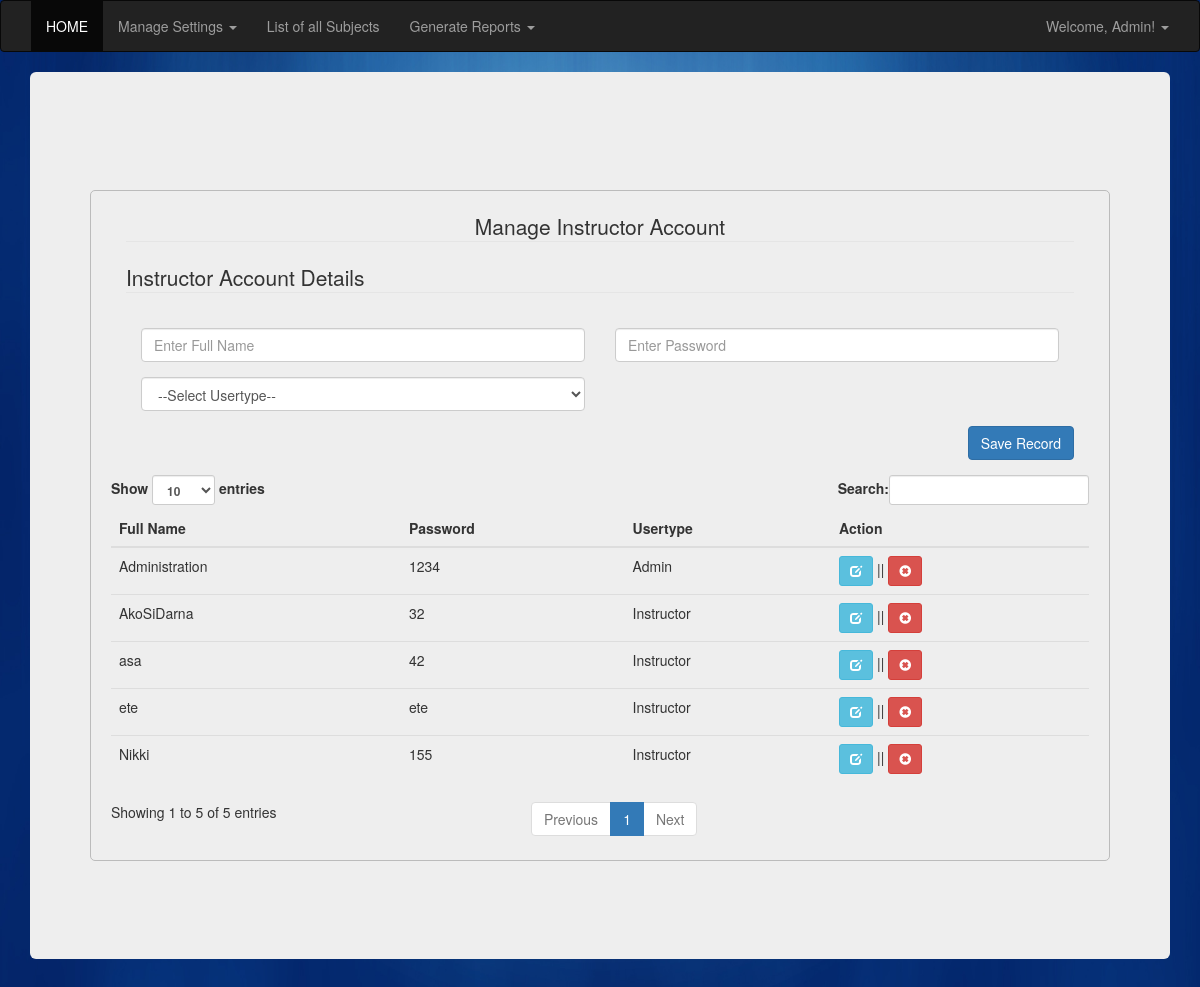
The app's page /manageinstructor.php (signed in) with its own data.
### tables this page shows
CREATE TABLE IF NOT EXISTS `usertable` (
  `UserID` int(12) NOT NULL AUTO_INCREMENT,
  `username` varchar(225) NOT NULL,
  `password` varchar(255) NOT NULL,
  `fullname` varchar(255) NOT NULL,
  `usertype` varchar(45) NOT NULL,
  PRIMARY KEY (`UserID`)
);

### server.php (called while the page is built, shortened)
<?php
		$password = "";
		$fullname = "";
		$usertype = "";
		$edit_state = false;
?>

### manageinstructor.php (the view, shortened to what this page needs)
<?php
include('server.php');
include('nav.php');
 ?>
<div class="container">
  <div class="jumbotron">
<br>
 <form method="POST" action="server.php">
<div class="container">
        <div class="row">
            <div class="col-md-12 col-md-offset-13">
                    <legend class="text-center">Manage Instructor Account</legend>
                    <fieldset>
                        <legend>Instructor Account Details</legend>
                        <div class="form-group col-md-6">
                        <input type="text" name="fullname" class="form-control"  placeholder="Enter Full Name"  value="<?php echo $fullname; ?>" required>
                        </div>
                        <div class="form-group col-md-6">
                            <input type="Password" name="password" class="form-control"  placeholder="Enter Password"  value="<?php echo $password; ?>" required>
                        </div>
                        <div class="form-group col-md-6">
                         <select class="form-control" name="usertype"  value="<?php echo $usertype; ?>" required>
                        <option selected hidden>--Select Usertype--</option>
                          </select>
                        </div>
                    </fieldset>
    <div class="form-group pull-right">
              <?php if($edit_state == false): ?>
                   <button type="submit" name="save" class="btn btn-primary">Save Record</button>
          <?php else: ?>
                   <button type="submit" name="update" class="btn btn-primary">Update Record</button>
          <?php endif ?>
    </div>
    </div>
        </form>
<table class="table table-hover">
  <thead>
    <tr>
      <th>Full Name</th>
      <th>Password</th>
      <th>Usertype</th>
      <th>Action</th>
    </tr>
  </thead>
<tbody>
    <?php
    $conn = mysqli_connect('localhost','root','','info_db');
    $result = mysqli_query($conn, "SELECT * FROM usertable ORDER BY UserID DESC");
    while ($row = mysqli_fetch_assoc($result)):
    ?>
  <tr>
    <td><?php echo $row['fullname'] ?></td>
    <td><?php echo $row['password'] ?></td>
    <td><?php echo $row['usertype'] ?></td>
      <td>
                     <a class="btn btn-info btn-sm" href="manageinstructor.php?edit=<?php echo $row['UserID']; ?>"><span class="glyphicon glyphicon-edit"></a> ||
                     <a class="btn btn-danger btn-sm" href="server.php?del=<?php echo $row['UserID']; ?>"><span class="glyphicon glyphicon-remove-sign"></a>
                  </td>
  </tr>
<?php endwhile; ?>
</tbody>
</table>

### css/serverstyle.css (style rules this page uses)
body { background:url('../img/background.jpg') no-repeat center center fixed; width: 100%; height: 400px; background-size: 100% 100%; }
form { width: 45% px; margin: 50px auto; text-align: left; padding: 20px; border: 1px solid #bbbbbb; border-radius: 5px; }

### records on screen
usertable: fullname "ete", password "ete", usertype "Instructor"
usertable: fullname "asa", password "42", usertype "Instructor"
usertable: fullname "AkoSiDarna", password "32", usertype "Instructor"
usertable: fullname "Nikki", password "155", usertype "Instructor"
usertable: fullname "Administration", password "1234", usertype "Admin"

### other values on screen
$_SESSION["submit"] "Admin"
